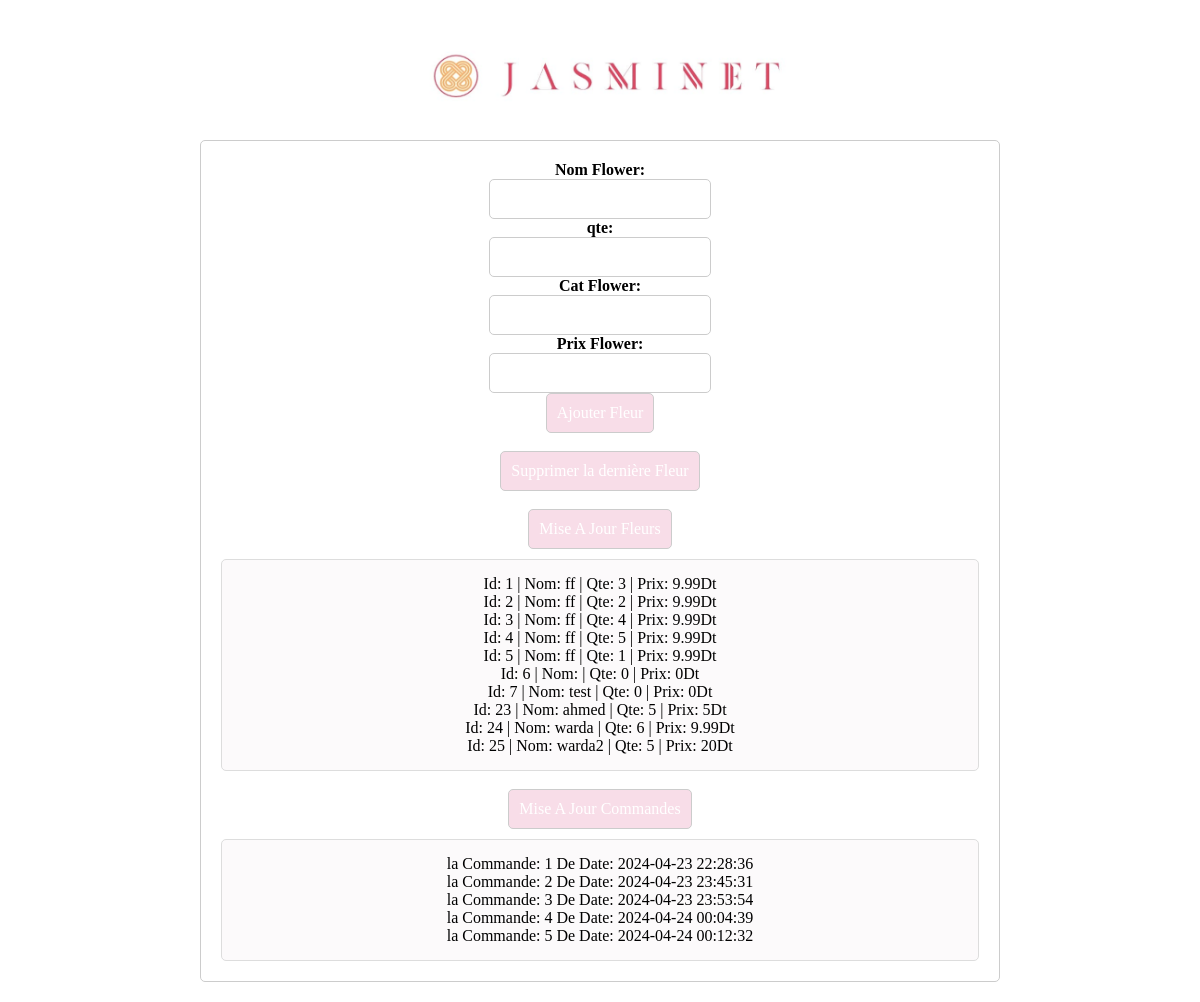
The app's page /Admin/adminPage.php with its own data.
### tables this page shows
CREATE TABLE IF NOT EXISTS `stock` (
  `id` int NOT NULL AUTO_INCREMENT,
  `name` varchar(20) NOT NULL,
  `cat` varchar(20) NOT NULL,
  `qte` int NOT NULL,
  `price` double(5,2) NOT NULL,
  PRIMARY KEY (`id`)
);

CREATE TABLE IF NOT EXISTS `commande` (
  `id` int NOT NULL AUTO_INCREMENT,
  `customer_id` int NOT NULL,
  `datetime` datetime NOT NULL,
  `flowers` varchar(50) NOT NULL,
  PRIMARY KEY (`id`),
  KEY `customer_id` (`customer_id`)
);

### Admin/adminPage.php (the view, shortened to what this page needs)
<?php
require '../main/includes/dbh.inc.php';
?>
<!DOCTYPE html>
<html lang="en">
<head>
    <link rel="stylesheet" href="./admin.css"/>
</head>
<body>
<nav class="navbar">
    <div class="container">
      <div>
        <a href="../main/HomePage.php">
        <img class="logo" src="../imgs/navbarlogo.jpeg" alt=""></a>
      </div>
      </div>
  </nav>
    <div class="dashboard">
        <form action="./includes/add_flower.php" method="POST">
            <label for="nom">Nom Flower: </label>
            <input type="text" name="nom" id="nom"></input></br>
            <label for="qte">qte: </label>
            <input type="text" name="qte" id="qte"></input></br>
            <label for="cat">Cat Flower: </label>
            <input type="text" name="cat" id="cat"></input></br>
            <label for="prix">Prix Flower: </label>
            <input type="text" name="prix" id="prix"></input></br>
            <button type="submit">Ajouter Fleur</button>
        </form>
        <form action="./includes/delete_flower.php" method="POST">
            <button type="submit">Supprimer la dernière Fleur</button>
        </form>
        <button onclick="window.location.reload();">Mise A Jour Fleurs</button>
    <div class="flower-list">
        <?php
        $query = "SELECT * FROM stock ORDER BY id";
        $stmt = $pdo->query($query);
        while ($flower = $stmt->fetch()) {
            echo "<div>Id: {$flower['id']} | Nom: {$flower['name']} | Qte: {$flower['qte']} | Prix: {$flower['price']}Dt </div>";
        }
        ?>
    </div>
    <button onclick="window.location.reload();">Mise A Jour Commandes</button>
    <div class="commande-list">
        <?php
        $query2 = "SELECT * FROM commande ";
        $stmt2 = $pdo->query($query2);
        while ($commande = $stmt2->fetch()) {
            echo "<div>la Commande: {$commande['id']} De Date: {$commande['datetime']}</div>";
        }
        ?>
    </div>
    </div>
</body>
</html>

### Admin/admin.css (style rules this page uses)
.container { display: flex; flex-direction: column; align-items: center; justify-content: center; height: 5%; }
.navbar { background-color:rgb(255, 255, 255); position: relative; top:0; z-index: 60; height: 120px; width: 101%; }
.container { display: flex; align-items: center; }
.logo { width:500px; height: 70px; margin-top: 155px; }
* { padding: 0; margin: 0; box-sizing: border-box; font-family: Rubik; text-align: center; }
.dashboard { padding: 20px; max-width: 800px; margin: 20px auto; background-color: white; border: 1px solid #ccc; border-radius: 5px; }
.dashboard button, .dashboard input { padding: 10px; font-size: 16px; border: 1px solid #ccc; border-radius: 5px; }
.dashboard button { cursor: pointer; background-color: #f8dde8; color: white; transition: background-color 0.3s; }
.dashboard label { display: block; font-weight: bold; }
.flower-list, .commande-list { padding: 15px; background-color: #fcfafb; border: 1px solid #ddd; border-radius: 5px; margin-top: 10px; }

### records on screen
stock: id "1", name "ff", qte "3", price "9.99"
stock: id "2", name "ff", qte "2", price "9.99"
stock: id "3", name "ff", qte "4", price "9.99"
stock: id "4", name "ff", qte "5", price "9.99"
stock: id "5", name "ff", qte "1", price "9.99"
stock: id "6", qte "0", price "0"
stock: id "7", name "test", qte "0", price "0"
stock: id "23", name "ahmed", qte "5", price "5"
stock: id "24", name "warda", qte "6", price "9.99"
stock: id "25", name "warda2", qte "5", price "20"
commande: id "1", datetime "2024-04-23 22:28:36"
commande: id "2", datetime "2024-04-23 23:45:31"
commande: id "3", datetime "2024-04-23 23:53:54"
commande: id "4", datetime "2024-04-24 00:04:39"
commande: id "5", datetime "2024-04-24 00:12:32"
